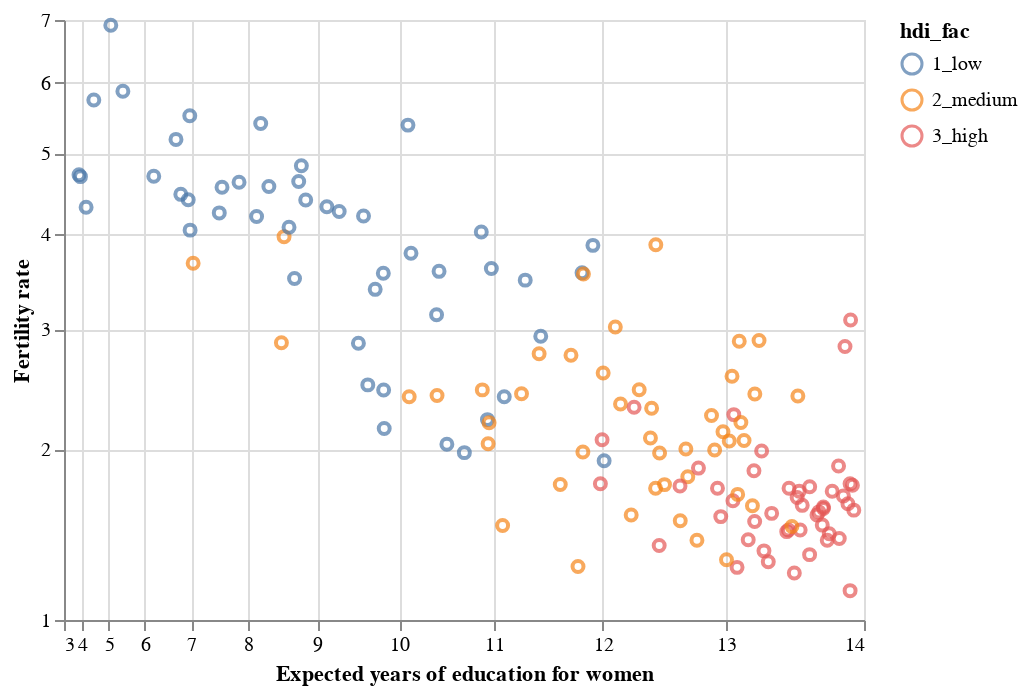

Here is the notebook cell this chart was saved with:
### Markdown cell above
#### (ii) Adjust axis scales

Notice that the scatter is clumped together densely in the lower right corner. To better see what's happening in that region, modify your codes for constructing `scatter` so that your axis specifications for both axes include `alt.Scale(zero = False, type = 'pow', exponent = ...)`. 

This will display the axes on a power-transformed scale with an exponent of your choosing. Use an exponent around 2.5 for the education axis, and an exponent around 1/3 for the fertility axis. Store the plot as `scatter_scaled` and display the result.

### Code cell
# solution
scatter_scaled = alt.Chart(reg_data).mark_point().encode(
    y = alt.Y('fertility_total', scale = alt.Scale(zero = False, type = 'pow',exponent = (1/3)),title = 'Fertility rate'),
    x = alt.X('educ_expected_yrs_f', scale = alt.Scale(zero = False, type = 'pow',exponent = 2.5), title = 'Expected years of education for women'),
    color = 'hdi_fac')
scatter_scaled

### Figure 1 — Vega-Lite specification as saved in the notebook (floating-point values rounded to 4 significant figures; data arrays with more than 128 entries replaced by an {"elided": "..."} marker saying what was removed)
{"config": {"view": {"continuousWidth": 400, "continuousHeight": 300}}, "data": {"name": "data-b3c092442e4a4a8ffc723915aa716589"}, "mark": "point", "encoding": {"color": {"type": "nominal", "field": "hdi_fac"}, "x": {"type": "quantitative", "field": "educ_expected_yrs_f", "scale": {"exponent": 2.5, "type": "pow", "zero": false}, "title": "Expected years of education for women"}, "y": {"type": "quantitative", "field": "fertility_total", "scale": {"exponent": 0.3333, "type": "pow", "zero": false}, "title": "Fertility rate"}}, "$schema": "https://vega.github.io/schema/vega-lite/v4.0.2.json", "datasets": {"data-b3c092442e4a4a8ffc723915aa716589": {"elided": "139 records"}}}
